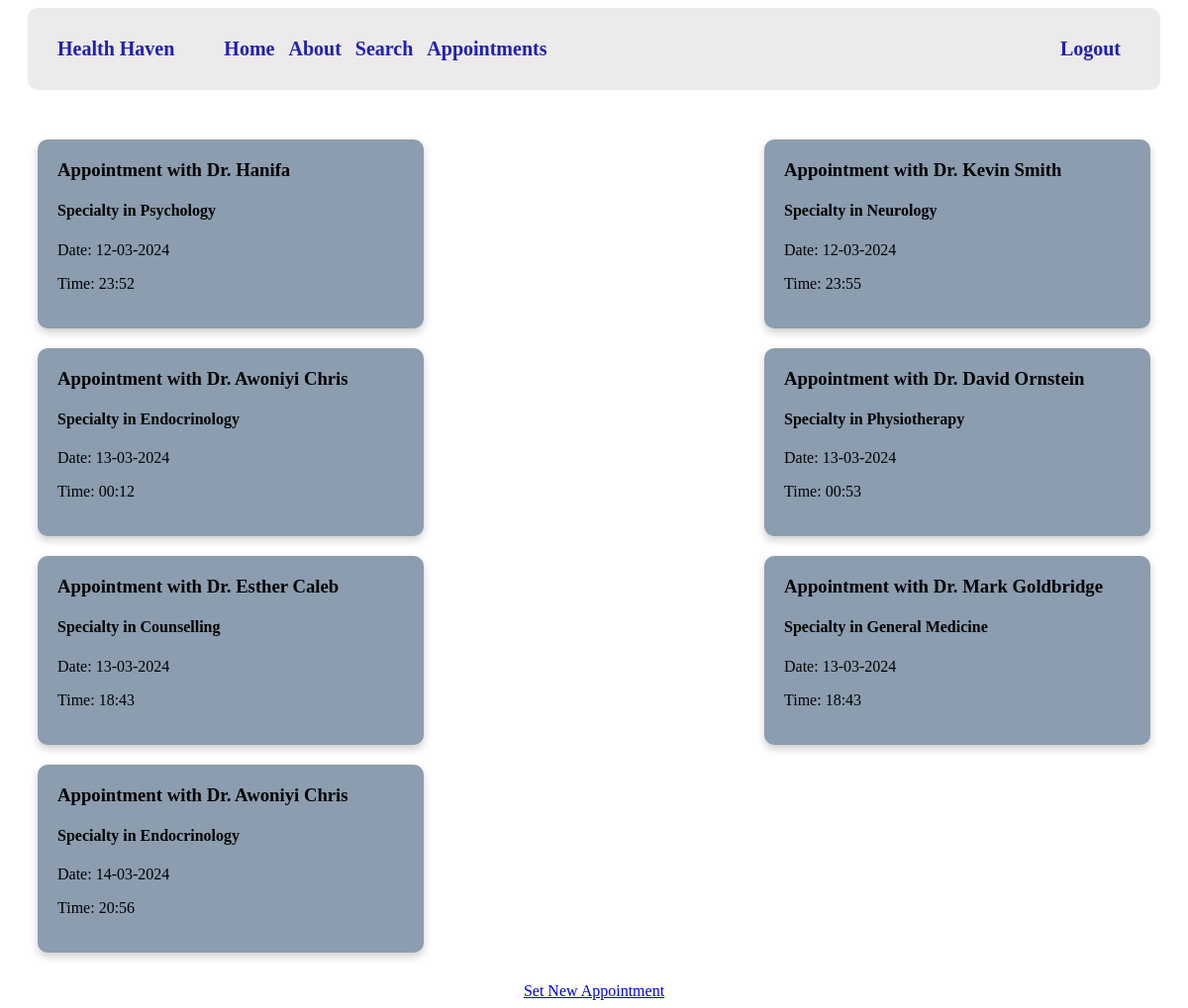
Before: /show_appointments/ (signed in) with the older database file.
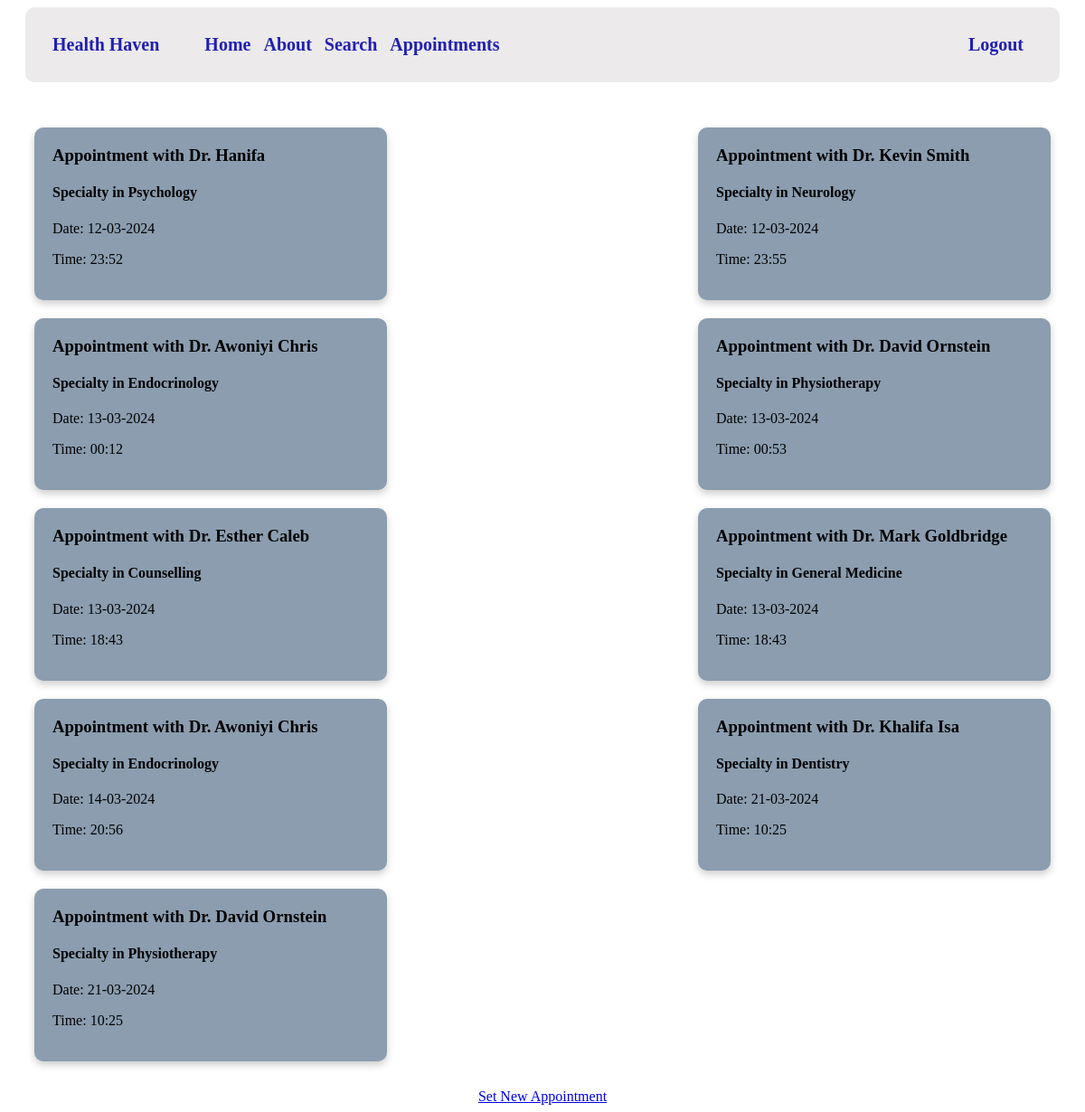
After: the same page with the newer database file.
### backend/app.py (models this page shows, shortened)
class Appointment(db.Model):
    __tablename__ = 'appointments'
    appointment_id = db.Column(db.Integer, primary_key=True)
    date = db.Column(db.DateTime, default=datetime.utcnow())
    user_id = db.Column(db.Integer, db.ForeignKey('user.user_id'))
    doctor_id = db.Column(db.Integer, db.ForeignKey('doctor.doctor_id'))
    user = db.relationship('User', backref=db.backref('appointments', lazy=True))
    doctor = db.relationship('Doctor', backref=db.backref('appointments', lazy=True))

class Doctor(db.Model):
    doctor_id = db.Column(db.Integer, primary_key=True)
    name = db.Column(db.String(60), nullable=False)
    specialty = db.Column(db.String(60), nullable=False)
    yearsofexperience = db.Column(db.Integer(), nullable=False)

### backend/app.py (the view)
@app.route('/show_appointments/')
def show_appointments():
    if current_user.is_authenticated:
        user_id = current_user.get_id()
        appointments = Appointment.query.filter_by(user_id=user_id).all()
        return render_template('show_ap.html', appointments=appointments)
    else:
        return redirect(url_for('login'))

### backend/app.py (called while the page is built)
@login_manager.user_loader
def load_user(user_id):
    return User.query.get(int(user_id))

    def get_id(self):
        return str(self.user_id)

### frontend/templates/show_ap.html
{% extends 'default.html' %}
{% block content %}
    <div class="appointment-cards">
        {% for appointment in appointments %}
            <div class="appointment-card">
                <h3>Appointment with Dr. {{ appointment.doctor.name }}</h2>
                <h4>Specialty in {{ appointment.doctor.specialty }}</h2>
                <p>Date: {{ appointment.date.strftime('%d-%m-%Y') }}</p>
                <p>Time: {{ appointment.date.strftime('%H:%M') }}</p>
            </div>
        {% endfor %}
    </div>
    <center>
        <a href="{{ url_for('setup_appointment') }}";">Set New Appointment</a>
    </center>
{% endblock %}

Changed rows visible on the page:
added Appointment: doctor.name "Khalifa Isa", doctor.specialty "Dentistry", date "21-03-2024", date "10:25"
added Appointment: doctor.name "David Ornstein", doctor.specialty "Physiotherapy", date "21-03-2024", date "10:25"
